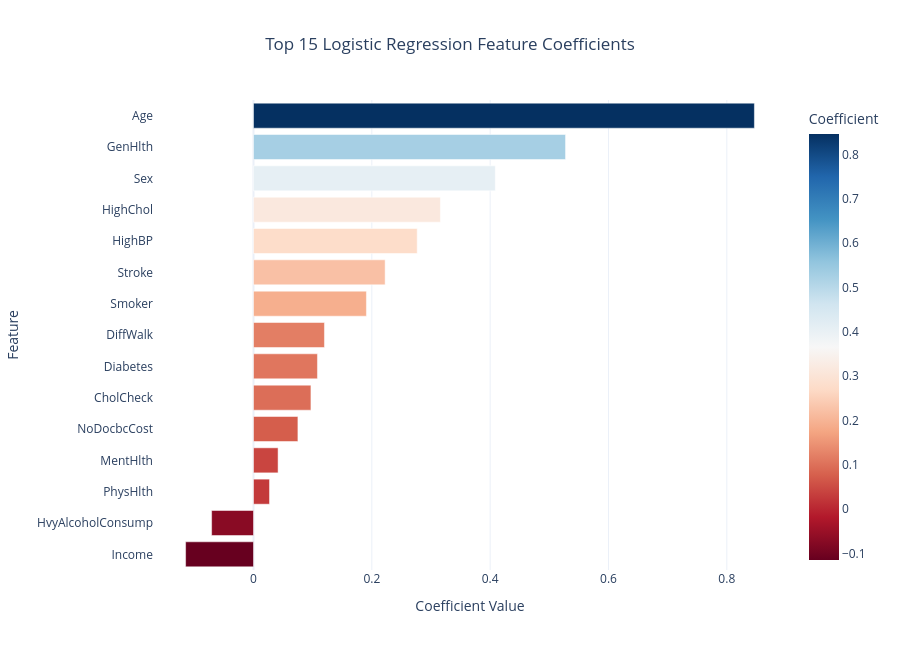

Notebook source saved alongside this figure:
### Code cell
# Step 52: Visualise top 15 Logistic Regression feature coefficients

fig = px.bar(
    top_features.sort_values(by="Coefficient"),
    x="Coefficient",
    y="Feature",
    orientation="h",
    title="Top 15 Logistic Regression Feature Coefficients",
    color="Coefficient",
    color_continuous_scale="RdBu"
)

fig.update_layout(
    xaxis_title="Coefficient Value",
    yaxis_title="Feature",
    title_x=0.5,
    template="plotly_white",
    width=900,
    height=650
)

fig

### Figure 1 — Plotly figure (JSON) as saved in the notebook; plotly's stock layout.template omitted (floating-point values rounded to 4 significant figures)
{"data": [{"hovertemplate": "Coefficient=%{marker.color}<br>Feature=%{y}<extra></extra>", "legendgroup": "", "marker": {"color": [-0.1148, -0.07079, 0.02707, 0.04154, 0.07506, 0.09706, 0.1081, 0.1199, 0.1909, 0.2225, 0.2767, 0.3159, 0.4086, 0.5274, 0.8466], "coloraxis": "coloraxis", "pattern": {"shape": ""}}, "name": "", "orientation": "h", "showlegend": false, "textposition": "auto", "type": "bar", "x": [-0.1148, -0.07079, 0.02707, 0.04154, 0.07506, 0.09706, 0.1081, 0.1199, 0.1909, 0.2225, 0.2767, 0.3159, 0.4086, 0.5274, 0.8466], "xaxis": "x", "y": ["Income", "HvyAlcoholConsump", "PhysHlth", "MentHlth", "NoDocbcCost", "CholCheck", "Diabetes", "DiffWalk", "Smoker", "Stroke", "HighBP", "HighChol", "Sex", "GenHlth", "Age"], "yaxis": "y"}], "layout": {"barmode": "relative", "coloraxis": {"colorbar": {"title": {"text": "Coefficient"}}, "colorscale": [[0, "rgb(103,0,31)"], [0.1, "rgb(178,24,43)"], [0.2, "rgb(214,96,77)"], [0.3, "rgb(244,165,130)"], [0.4, "rgb(253,219,199)"], [0.5, "rgb(247,247,247)"], [0.6, "rgb(209,229,240)"], [0.7, "rgb(146,197,222)"], [0.8, "rgb(67,147,195)"], [0.9, "rgb(33,102,172)"], [1, "rgb(5,48,97)"]]}, "height": 650, "legend": {"tracegroupgap": 0}, "title": {"text": "Top 15 Logistic Regression Feature Coefficients", "x": 0.5}, "width": 900, "xaxis": {"anchor": "y", "domain": [0, 1], "title": {"text": "Coefficient Value"}}, "yaxis": {"anchor": "x", "domain": [0, 1], "title": {"text": "Feature"}}}}
